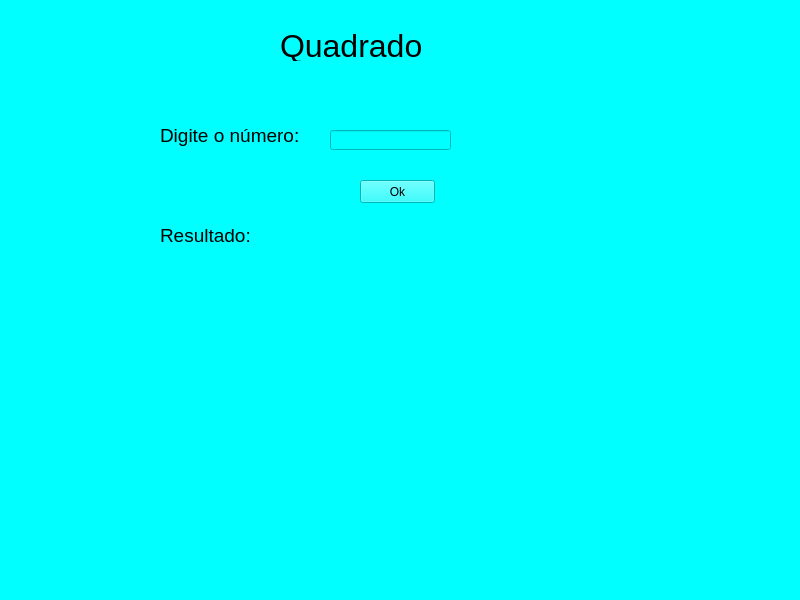
<?xml version="1.0" encoding="UTF-8"?>
<ui version="4.0">
 <class>MainWindow</class>
 <widget class="QMainWindow" name="MainWindow">
  <property name="geometry">
   <rect>
    <x>0</x>
    <y>0</y>
    <width>800</width>
    <height>600</height>
   </rect>
  </property>
  <property name="font">
   <font>
    <weight>50</weight>
    <italic>false</italic>
    <bold>false</bold>
    <underline>false</underline>
    <strikeout>false</strikeout>
    <kerning>true</kerning>
   </font>
  </property>
  <property name="mouseTracking">
   <bool>false</bool>
  </property>
  <property name="windowTitle">
   <string>MainWindow</string>
  </property>
  <property name="layoutDirection">
   <enum>Qt::LeftToRight</enum>
  </property>
  <property name="autoFillBackground">
   <bool>false</bool>
  </property>
  <property name="styleSheet">
   <string notr="true">background-color: cyan;</string>
  </property>
  <widget class="QWidget" name="centralwidget">
   <widget class="QLabel" name="titulo">
    <property name="geometry">
     <rect>
      <x>280</x>
      <y>30</y>
      <width>261</width>
      <height>31</height>
     </rect>
    </property>
    <property name="font">
     <font>
      <family>Arial</family>
      <pointsize>24</pointsize>
     </font>
    </property>
    <property name="text">
     <string>Quadrado</string>
    </property>
   </widget>
   <widget class="QLabel" name="label_2">
    <property name="geometry">
     <rect>
      <x>160</x>
      <y>120</y>
      <width>151</width>
      <height>31</height>
     </rect>
    </property>
    <property name="font">
     <font>
      <family>Arial</family>
      <pointsize>14</pointsize>
     </font>
    </property>
    <property name="text">
     <string>Digite o número:</string>
    </property>
   </widget>
   <widget class="QLabel" name="resultado">
    <property name="geometry">
     <rect>
      <x>160</x>
      <y>220</y>
      <width>461</width>
      <height>31</height>
     </rect>
    </property>
    <property name="font">
     <font>
      <family>Arial</family>
      <pointsize>14</pointsize>
     </font>
    </property>
    <property name="text">
     <string>Resultado:</string>
    </property>
   </widget>
   <widget class="QPushButton" name="botao">
    <property name="geometry">
     <rect>
      <x>360</x>
      <y>180</y>
      <width>75</width>
      <height>23</height>
     </rect>
    </property>
    <property name="text">
     <string>Ok</string>
    </property>
   </widget>
   <widget class="QLineEdit" name="input">
    <property name="geometry">
     <rect>
      <x>330</x>
      <y>130</y>
      <width>121</width>
      <height>20</height>
     </rect>
    </property>
   </widget>
  </widget>
  <widget class="QMenuBar" name="menubar">
   <property name="geometry">
    <rect>
     <x>0</x>
     <y>0</y>
     <width>800</width>
     <height>21</height>
    </rect>
   </property>
  </widget>
  <widget class="QStatusBar" name="statusbar"/>
 </widget>
 <resources/>
 <connections/>
</ui>
